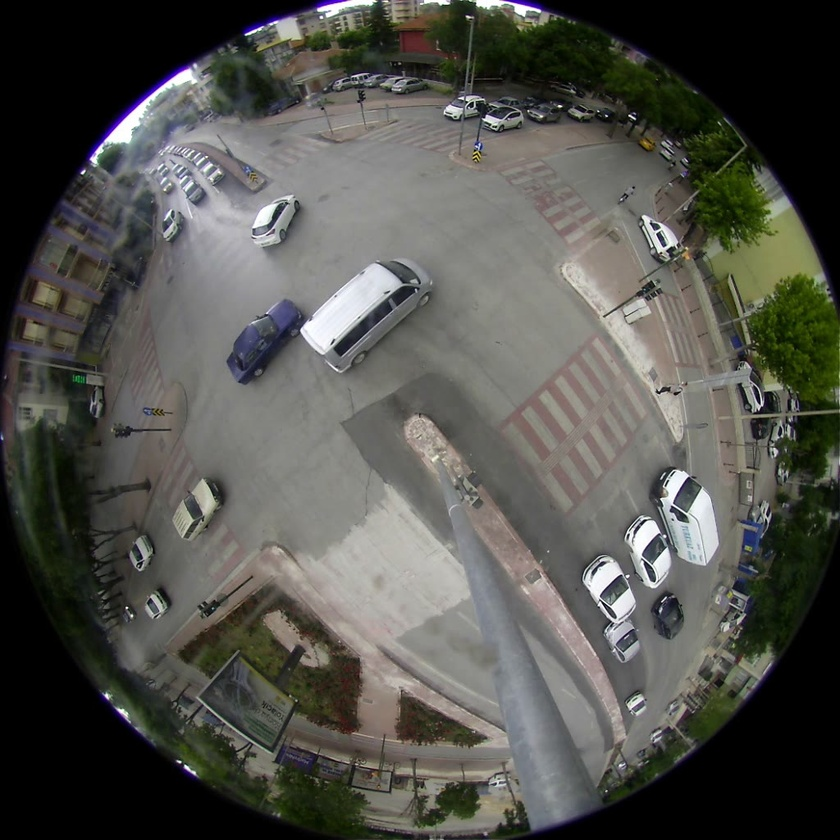
#> input picture 01_fisheye_day_000378.jpg, 840 x 840 px, shrunk from 1024 x 1024 before the run
$ python define_rois.py
#> lines starting #> are read from the running program, lines starting #| are printed output that depends on the picture
# define_rois.py
import cv2
import numpy as np
import sys
import os

# --- Configuration ---
IMAGE_PATH = "01_fisheye_day_000378.jpg" # <<< Your intersection image file
WINDOW_NAME = "Define ROIs - Click Corners, Right-Click when done with ROI, Press 'n' for next, 'q' to quit"

# <<< List the exact names of the ROIs you need to define >>>
# These should match the keys you want in the ROIs dictionary later
ROI_NAMES_TO_DEFINE = ["N_approach", "S_approach", "E_approach", "W_approach"]
# Example if you want per-lane ROIs later:
# ROI_NAMES_TO_DEFINE = ["edge_N_in_0", "edge_N_in_1", "edge_S_in_0", ...]

# Global variables to store points and defined ROIs
current_points = []
defined_rois = {}
current_roi_index = 0
original_frame = None
display_frame = None # Frame to draw on

# --- Mouse Callback Function ---
def click_event(event, x, y, flags, param):
    global current_points, display_frame, current_roi_index, defined_rois

    if current_roi_index >= len(ROI_NAMES_TO_DEFINE):
        return # All ROIs defined

    current_roi_name = ROI_NAMES_TO_DEFINE[current_roi_index]

    # On Left Click: Add point and draw feedback
    if event == cv2.EVENT_LBUTTONDOWN:
        current_points.append((x, y))
        print(f"Added point ({x}, {y}) for ROI '{current_roi_name}'")
        # Draw the point
        cv2.circle(display_frame, (x, y), 5, (0, 255, 0), -1) # Green dot
        # Draw lines connecting points if more than one exists
        if len(current_points) > 1:
            cv2.line(display_frame, current_points[-2], current_points[-1], (0, 255, 0), 2)
        cv2.imshow(WINDOW_NAME, display_frame)

    # On Right Click: Finalize the current ROI
    elif event == cv2.EVENT_RBUTTONDOWN:
        if len(current_points) < 3:
            print("WARN: Need at least 3 points to define a polygon ROI. Right-click ignored.")
            return

        # Store the completed ROI
        roi_array = np.array(current_points, np.int32)
        defined_rois[current_roi_name] = roi_array
        print(f"--- ROI '{current_roi_name}' defined with {len(current_points)} points. Press 'n' for next ROI or 'q' to finish. ---")

        # Draw the final polygon permanently (optional)
        cv2.polylines(original_frame, [roi_array], isClosed=True, color=(0, 0, 255), thickness=2) # Draw in Red on original

        # Clear points for the next ROI, reset display frame for next definition
        current_points = []
        # [11 lines of commented-out code are left out]
if __name__ == "__main__":
    if not os.path.exists(IMAGE_PATH):
        print(f"Error: Image file not found at '{IMAGE_PATH}'")
        sys.exit(1)

    original_frame = cv2.imread(IMAGE_PATH)
#> original_frame is the input picture: shape (840, 840, 3); mean B, G, R 77.1, 82.5, 82.3
    if original_frame is None:
        print(f"Error: Could not read image file: {IMAGE_PATH}")
        sys.exit(1)
    display_frame = original_frame.copy() # Start with a fresh copy for drawing

    print("\n--- ROI Definition Instructions ---")
    print(f"1. Window shows: {IMAGE_PATH}")
    print(f"2. Currently defining ROI: '{ROI_NAMES_TO_DEFINE[current_roi_index]}'")
    print("3. LEFT-CLICK on the image to add corner points for this ROI in order.")
    print("4. RIGHT-CLICK when you have added all points for the current ROI.")
    print("5. Press 'n' AFTER Right-Clicking to move to the NEXT ROI.")
    print("6. Press 'q' anytime to FINISH and print the defined ROI coordinates.")
    print("-" * 30)

    cv2.namedWindow(WINDOW_NAME)
    cv2.setMouseCallback(WINDOW_NAME, click_event)

    while True:
        # Display current instructions on the image
        instruction_frame = display_frame.copy() # Copy frame to add text overlay
        if current_roi_index < len(ROI_NAMES_TO_DEFINE):
            text = f"Define: {ROI_NAMES_TO_DEFINE[current_roi_index]}. Left-Click corners. Right-Click when done."
        else:
            text = "All ROIs Defined! Press 'q' to finish."
        cv2.putText(instruction_frame, text, (10, 30), cv2.FONT_HERSHEY_SIMPLEX, 0.7, (0, 0, 0), 3) # Black outline
        cv2.putText(instruction_frame, text, (10, 30), cv2.FONT_HERSHEY_SIMPLEX, 0.7, (255, 255, 255), 2) # White text
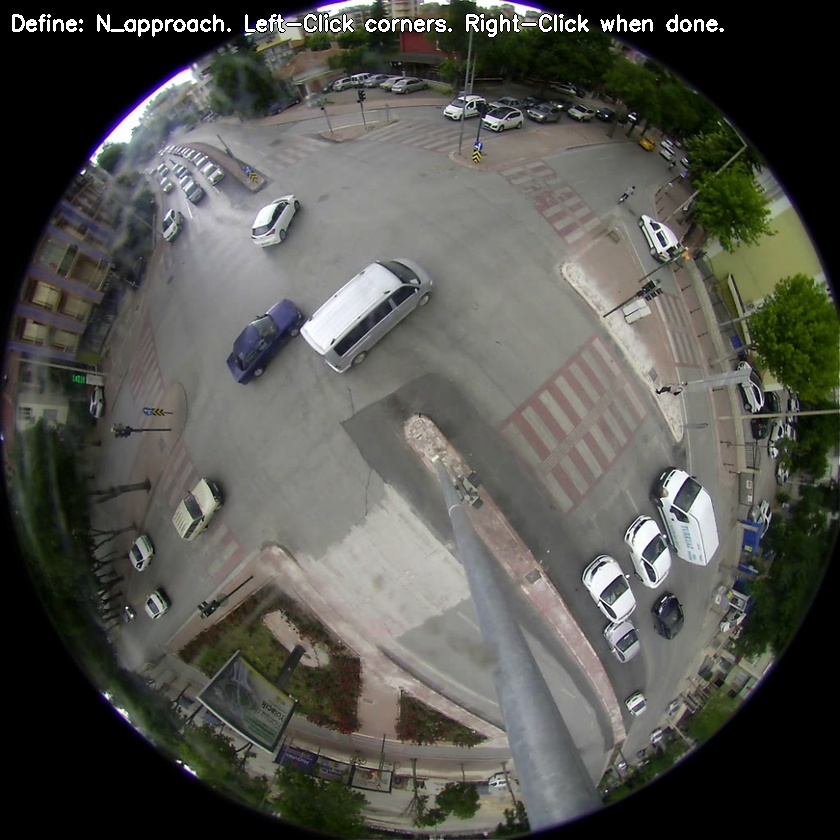
#> instruction_frame: shape (840, 840, 3); mean B, G, R 78.4, 83.7, 83.6

        cv2.imshow(WINDOW_NAME, instruction_frame)
        key = cv2.waitKey(1) & 0xFF
#> (key q is pressed here)

        # Quit
        if key == ord('q'):
            break
        # Next ROI (only after Right-Clicking to confirm current one)
        elif key == ord('n'):
            if not current_points: # Allow 'n' only if current points list is empty (meaning last ROI was finalized)
                current_roi_index += 1
                if current_roi_index < len(ROI_NAMES_TO_DEFINE):
                    print(f"\n>>> Switched to defining ROI: '{ROI_NAMES_TO_DEFINE[current_roi_index]}' <<<")
                    # Reset display frame to show only finalized ROIs for clarity
                    display_frame = original_frame.copy()
                    # Re-draw already defined ROIs
                    for name, poly in defined_rois.items():
                         cv2.polylines(display_frame, [poly], isClosed=True, color=(0,0,255), thickness=2)
                else:
                    print("\n--- All ROIs defined! Press 'q' to quit and print results. ---")
                    # Keep loop running until user presses 'q'
            else:
                print("Please Right-Click first to finalize the current ROI points before pressing 'n'.")

    cv2.destroyAllWindows()

    # --- Print the results in the required format ---
    print("\n\n--- Defined ROI Coordinates ---")
    print("# Copy and paste this dictionary into your cv_traffic_analyzer.py script")
    print("ROIs = {")
    for i, (name, points_array) in enumerate(defined_rois.items()):
        # Convert to list of lists for printing
        points_list = points_array.tolist()
        print(f"    \"{name}\": np.array({points_list}, np.int32)", end="")
        if i < len(defined_rois) - 1:
            print(",") # Add comma if not the last item
        else:
            print("") # Newline for the last item
    print("}")
    print("-" * 30)
